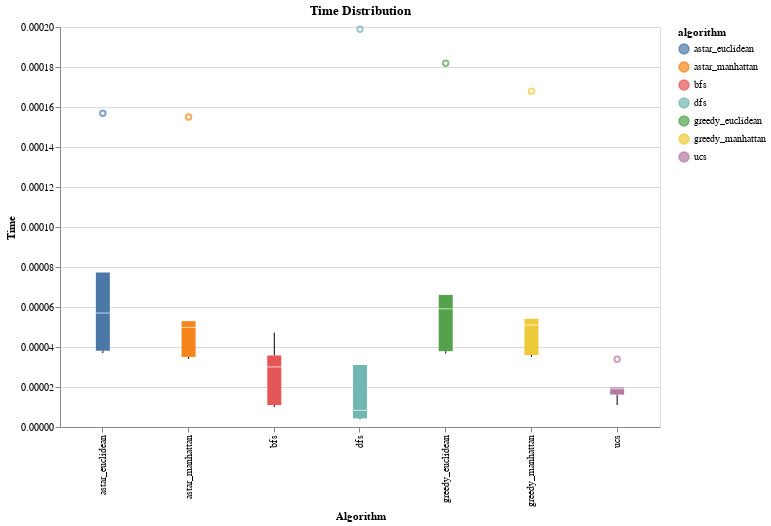

This figure's notebook cell:
### Code cell
create_boxplot(sim_results_graph, value_col='time', title='Time Distribution')

### Figure 1 — Vega-Lite specification as saved in the notebook (floating-point values rounded to 4 significant figures)
{"config": {"view": {"continuousWidth": 300, "continuousHeight": 300}}, "data": {"name": "data-08249c155867cae04036fc6e366e4969"}, "mark": {"type": "boxplot"}, "encoding": {"color": {"field": "algorithm", "type": "nominal"}, "x": {"field": "algorithm", "title": "Algorithm", "type": "nominal"}, "y": {"field": "time", "title": "Time", "type": "quantitative"}}, "height": 400, "title": "Time Distribution", "width": 600, "$schema": "https://vega.github.io/schema/vega-lite/v5.20.1.json", "datasets": {"data-08249c155867cae04036fc6e366e4969": [{"simulation": 0, "algorithm": "bfs", "start": "A", "goal": "M", "path_found": true, "path_length": 2, "path_cost": 11, "nodes_visited": 13, "max_frontier_size": 20, "time": 4.721e-05, "path": "A->M"}, {"simulation": 0, "algorithm": "dfs", "start": "A", "goal": "M", "path_found": true, "path_length": 2, "path_cost": 11, "nodes_visited": 3, "max_frontier_size": 5, "time": 8.345e-06, "path": "A->M"}, {"simulation": 0, "algorithm": "ucs", "start": "A", "goal": "M", "path_found": true, "path_length": 2, "path_cost": 11, "nodes_visited": 11, "max_frontier_size": 19, "time": 3.386e-05, "path": "A->M"}, {"simulation": 0, "algorithm": "greedy_euclidean", "start": "A", "goal": "M", "path_found": true, "path_length": 2, "path_cost": 11, "nodes_visited": 3, "max_frontier_size": 5, "time": 6.604e-05, "path": "A->M"}, {"simulation": 0, "algorithm": "greedy_manhattan", "start": "A", "goal": "M", "path_found": true, "path_length": 2, "path_cost": 11, "nodes_visited": 3, "max_frontier_size": 5, "time": 5.412e-05, "path": "A->M"}, {"simulation": 0, "algorithm": "astar_euclidean", "start": "A", "goal": "M", "path_found": true, "path_length": 2, "path_cost": 11, "nodes_visited": 3, "max_frontier_size": 5, "time": 5.698e-05, "path": "A->M"}, {"simulation": 0, "algorithm": "astar_manhattan", "start": "A", "goal": "M", "path_found": true, "path_length": 2, "path_cost": 11, "nodes_visited": 3, "max_frontier_size": 5, "time": 5.293e-05, "path": "A->M"}, {"simulation": 1, "algorithm": "bfs", "start": "A", "goal": "L", "path_found": true, "path_length": 2, "path_cost": 9, "nodes_visited": 12, "max_frontier_size": 19, "time": 3.004e-05, "path": "A->L"}, {"simulation": 1, "algorithm": "dfs", "start": "A", "goal": "L", "path_found": true, "path_length": 22, "path_cost": 143, "nodes_visited": 25, "max_frontier_size": 29, "time": 0.0001988, "path": "A->L"}, {"simulation": 1, "algorithm": "ucs", "start": "A", "goal": "L", "path_found": true, "path_length": 2, "path_cost": 9, "nodes_visited": 7, "max_frontier_size": 13, "time": 1.979e-05, "path": "A->L"}, {"simulation": 1, "algorithm": "greedy_euclidean", "start": "A", "goal": "L", "path_found": true, "path_length": 2, "path_cost": 9, "nodes_visited": 3, "max_frontier_size": 5, "time": 5.913e-05, "path": "A->L"}, {"simulation": 1, "algorithm": "greedy_manhattan", "start": "A", "goal": "L", "path_found": true, "path_length": 2, "path_cost": 9, "nodes_visited": 3, "max_frontier_size": 5, "time": 5.102e-05, "path": "A->L"}, {"simulation": 1, "algorithm": "astar_euclidean", "start": "A", "goal": "L", "path_found": true, "path_length": 2, "path_cost": 9, "nodes_visited": 4, "max_frontier_size": 7, "time": 7.725e-05, "path": "A->L"}, {"simulation": 1, "algorithm": "astar_manhattan", "start": "A", "goal": "L", "path_found": true, "path_length": 2, "path_cost": 9, "nodes_visited": 3, "max_frontier_size": 5, "time": 4.983e-05, "path": "A->L"}, {"simulation": 2, "algorithm": "bfs", "start": "B", "goal": "K", "path_found": true, "path_length": 3, "path_cost": 11, "nodes_visited": 14, "max_frontier_size": 17, "time": 3.576e-05, "path": "B->K"}, {"simulation": 2, "algorithm": "dfs", "start": "B", "goal": "K", "path_found": true, "path_length": 11, "path_cost": 67, "nodes_visited": 12, "max_frontier_size": 20, "time": 3.099e-05, "path": "B->K"}, {"simulation": 2, "algorithm": "ucs", "start": "B", "goal": "K", "path_found": true, "path_length": 3, "path_cost": 11, "nodes_visited": 7, "max_frontier_size": 13, "time": 1.907e-05, "path": "B->K"}, {"simulation": 2, "algorithm": "greedy_euclidean", "start": "B", "goal": "K", "path_found": true, "path_length": 7, "path_cost": 54, "nodes_visited": 9, "max_frontier_size": 13, "time": 0.0001819, "path": "B->K"}, {"simulation": 2, "algorithm": "greedy_manhattan", "start": "B", "goal": "K", "path_found": true, "path_length": 7, "path_cost": 54, "nodes_visited": 9, "max_frontier_size": 13, "time": 0.0001678, "path": "B->K"}, {"simulation": 2, "algorithm": "astar_euclidean", "start": "B", "goal": "K", "path_found": true, "path_length": 3, "path_cost": 11, "nodes_visited": 7, "max_frontier_size": 13, "time": 0.0001569, "path": "B->K"}, {"simulation": 2, "algorithm": "astar_manhattan", "start": "B", "goal": "K", "path_found": true, "path_length": 3, "path_cost": 11, "nodes_visited": 7, "max_frontier_size": 13, "time": 0.000155, "path": "B->K"}, {"simulation": 3, "algorithm": "bfs", "start": "C", "goal": "J", "path_found": true, "path_length": 1, "path_cost": 8, "nodes_visited": 5, "max_frontier_size": 9, "time": 1.097e-05, "path": "C->J"}, {"simulation": 3, "algorithm": "dfs", "start": "C", "goal": "J", "path_found": true, "path_length": 1, "path_cost": 8, "nodes_visited": 2, "max_frontier_size": 4, "time": 3.815e-06, "path": "C->J"}, {"simulation": 3, "algorithm": "ucs", "start": "C", "goal": "J", "path_found": true, "path_length": 1, "path_cost": 8, "nodes_visited": 6, "max_frontier_size": 11, "time": 1.621e-05, "path": "C->J"}, {"simulation": 3, "algorithm": "greedy_euclidean", "start": "C", "goal": "J", "path_found": true, "path_length": 1, "path_cost": 8, "nodes_visited": 2, "max_frontier_size": 4, "time": 3.791e-05, "path": "C->J"}, {"simulation": 3, "algorithm": "greedy_manhattan", "start": "C", "goal": "J", "path_found": true, "path_length": 1, "path_cost": 8, "nodes_visited": 2, "max_frontier_size": 4, "time": 3.6e-05, "path": "C->J"}, {"simulation": 3, "algorithm": "astar_euclidean", "start": "C", "goal": "J", "path_found": true, "path_length": 1, "path_cost": 8, "nodes_visited": 2, "max_frontier_size": 4, "time": 3.815e-05, "path": "C->J"}, {"simulation": 3, "algorithm": "astar_manhattan", "start": "C", "goal": "J", "path_found": true, "path_length": 1, "path_cost": 8, "nodes_visited": 2, "max_frontier_size": 4, "time": 3.409e-05, "path": "C->J"}, {"simulation": 4, "algorithm": "bfs", "start": "D", "goal": "M", "path_found": true, "path_length": 1, "path_cost": 6, "nodes_visited": 5, "max_frontier_size": 8, "time": 1.001e-05, "path": "D->M"}, {"simulation": 4, "algorithm": "dfs", "start": "D", "goal": "M", "path_found": true, "path_length": 1, "path_cost": 6, "nodes_visited": 2, "max_frontier_size": 4, "time": 4.292e-06, "path": "D->M"}, {"simulation": 4, "algorithm": "ucs", "start": "D", "goal": "M", "path_found": true, "path_length": 1, "path_cost": 6, "nodes_visited": 5, "max_frontier_size": 8, "time": 1.097e-05, "path": "D->M"}, {"simulation": 4, "algorithm": "greedy_euclidean", "start": "D", "goal": "M", "path_found": true, "path_length": 1, "path_cost": 6, "nodes_visited": 2, "max_frontier_size": 4, "time": 3.672e-05, "path": "D->M"}, {"simulation": 4, "algorithm": "greedy_manhattan", "start": "D", "goal": "M", "path_found": true, "path_length": 1, "path_cost": 6, "nodes_visited": 2, "max_frontier_size": 4, "time": 3.505e-05, "path": "D->M"}, {"simulation": 4, "algorithm": "astar_euclidean", "start": "D", "goal": "M", "path_found": true, "path_length": 1, "path_cost": 6, "nodes_visited": 2, "max_frontier_size": 4, "time": 3.695e-05, "path": "D->M"}, {"simulation": 4, "algorithm": "astar_manhattan", "start": "D", "goal": "M", "path_found": true, "path_length": 1, "path_cost": 6, "nodes_visited": 2, "max_frontier_size": 4, "time": 3.505e-05, "path": "D->M"}]}}
